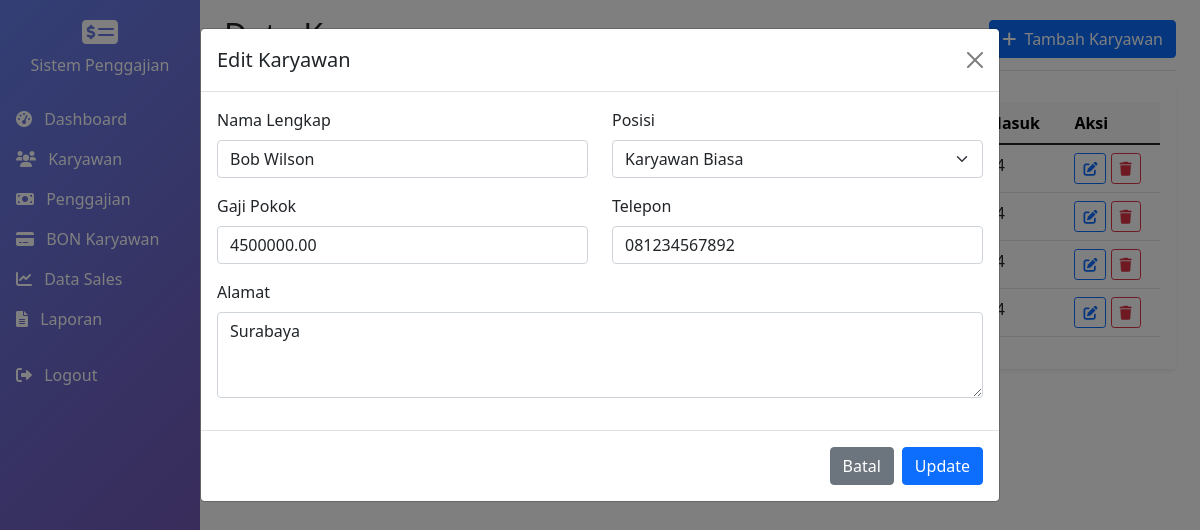
/employees.php?edit=3 (signed in), run on the app's committed database.
### tables this page shows
CREATE TABLE employees (
    id INT PRIMARY KEY AUTO_INCREMENT,
    employee_code VARCHAR(20) UNIQUE NOT NULL,
    name VARCHAR(100) NOT NULL,
    position ENUM('sales', 'regular') NOT NULL,
    basic_salary DECIMAL(12,2) NOT NULL,
    commission_rate DECIMAL(5,2) DEFAULT 0,  
    phone VARCHAR(20),
    address TEXT,
    hire_date DATE NOT NULL,
    status ENUM('active', 'inactive') DEFAULT 'active',
    created_at TIMESTAMP DEFAULT CURRENT_TIMESTAMP,
    updated_at TIMESTAMP DEFAULT CURRENT_TIMESTAMP ON UPDATE CURRENT_TIMESTAMP
);

### employees.php (the view, shortened to what this page needs)
<?php
$database = new Database();
$db = $database->getConnection();
$query = "SELECT * FROM employees WHERE status = 'active' ORDER BY created_at DESC";
$stmt = $db->prepare($query);
$stmt->execute();
$employees = $stmt->fetchAll(PDO::FETCH_ASSOC);
$edit_employee = null;
if (isset($_GET['edit'])) {
    $query = "SELECT * FROM employees WHERE id = ?";
    $stmt = $db->prepare($query);
    $stmt->execute([$_GET['edit']]);
    $edit_employee = $stmt->fetch(PDO::FETCH_ASSOC);
}
?>
<!DOCTYPE html>
<html lang="id">
<head>
    <link href="https://cdn.jsdelivr.net/npm/bootstrap@5.1.3/dist/css/bootstrap.min.css" rel="stylesheet">
    <link href="https://cdnjs.cloudflare.com/ajax/libs/font-awesome/6.0.0/css/all.min.css" rel="stylesheet">
</head>
<body>
    <div class="container-fluid">
        <div class="row">
            <nav class="col-md-3 col-lg-2 d-md-block sidebar text-white p-0">
                <div class="position-sticky pt-3">
                    <div class="text-center mb-4">
                        <i class="fas fa-money-check-alt fa-2x mb-2"></i>
                        <h6>Sistem Penggajian</h6>
                    </div>
                    <ul class="nav flex-column">
                        <li class="nav-item">
                            <a class="nav-link text-white" href="index.php">
                                <i class="fas fa-tachometer-alt me-2"></i> Dashboard
                            </a>
                        </li>
                        <li class="nav-item">
                            <a class="nav-link text-white active" href="employees.php">
                                <i class="fas fa-users me-2"></i> Karyawan
                            </a>
                        </li>
                        <li class="nav-item">
                            <a class="nav-link text-white" href="salaries.php">
                                <i class="fas fa-money-bill me-2"></i> Penggajian
                            </a>
                        </li>
                        <li class="nav-item">
                            <a class="nav-link text-white" href="bons.php">
                                <i class="fas fa-credit-card me-2"></i> BON Karyawan
                            </a>
                        </li>
                        <li class="nav-item">
                            <a class="nav-link text-white" href="sales.php">
                                <i class="fas fa-chart-line me-2"></i> Data Sales
                            </a>
                        </li>
                        <li class="nav-item">
                            <a class="nav-link text-white" href="reports.php">
                                <i class="fas fa-file-alt me-2"></i> Laporan
                            </a>
                        </li>
                        <li class="nav-item mt-3">
                            <a class="nav-link text-white" href="logout.php">
                                <i class="fas fa-sign-out-alt me-2"></i> Logout
                            </a>
                        </li>
                    </ul>
                </div>
            </nav>
            <main class="col-md-9 ms-sm-auto col-lg-10 px-md-4">
                <div class="d-flex justify-content-between flex-wrap flex-md-nowrap align-items-center pt-3 pb-2 mb-3 border-bottom">
                    <h1 class="h2">Data Karyawan</h1>
                    <button class="btn btn-primary" data-bs-toggle="modal" data-bs-target="#addEmployeeModal">
                        <i class="fas fa-plus me-1"></i> Tambah Karyawan
                    </button>
                </div>
                <div class="card border-0 shadow-sm">
                    <div class="card-body">
                        <div class="table-responsive">
                            <table class="table table-hover">
                                <thead class="table-light">
                                    <tr>
                                        <th>Kode</th>
                                        <th>Nama</th>
                                        <th>Posisi</th>
                                        <th>Gaji Pokok</th>
                                        <th>Komisi</th>
                                        <th>Telepon</th>
                                        <th>Tanggal Masuk</th>
                                        <th>Aksi</th>
                                    </tr>
                                </thead>
                                <tbody>
                                    <?php foreach ($employees as $employee): ?>
                                        <tr>
                                            <td><?php echo htmlspecialchars($employee['employee_code']); ?></td>
                                            <td><?php echo htmlspecialchars($employee['name']); ?></td>
                                            <td>
                                                <span class="badge <?php echo $employee['position'] == 'sales' ? 'bg-success' : 'bg-primary'; ?>">
                                                </span>
                                            </td>
                                            <td><?php echo formatCurrency($employee['basic_salary']); ?></td>
                                            <td><?php echo $employee['commission_rate'] * 100; ?>%</td>
                                            <td><?php echo htmlspecialchars($employee['phone']); ?></td>
                                            <td><?php echo formatDate($employee['hire_date']); ?></td>
                                            <td>
                                                <a href="?edit=<?php echo $employee['id']; ?>" class="btn btn-sm btn-outline-primary">
                                                    <i class="fas fa-edit"></i>
                                                </a>
                                                <button class="btn btn-sm btn-outline-danger" onclick="deleteEmployee(<?php echo $employee['id']; ?>)">
                                                    <i class="fas fa-trash"></i>
                                                </button>
                                            </td>
                                        </tr>
                                    <?php endforeach; ?>
                                </tbody>
                            </table>
                        </div>
                    </div>
                </div>
            </main>
        </div>
    </div>
    <div class="modal fade" id="addEmployeeModal" tabindex="-1">
        <div class="modal-dialog modal-lg">
            <div class="modal-content">
                <form method="POST">
                    <div class="modal-header">
                        <h5 class="modal-title">
                            <?php echo $edit_employee ? 'Edit Karyawan' : 'Tambah Karyawan'; ?>
                        </h5>
                        <button type="button" class="btn-close" data-bs-dismiss="modal"></button>
                    </div>
                    <div class="modal-body">
                        <div class="row">
                            <div class="col-md-6 mb-3">
                                <label class="form-label">Nama Lengkap</label>
                                <input type="text" class="form-control" name="name"
                                       value="<?php echo $edit_employee['name'] ?? ''; ?>" required>
                            </div>
                            <div class="col-md-6 mb-3">
                                <label class="form-label">Posisi</label>
                                <select class="form-select" name="position" onchange="toggleCommission()" required>
                                    <option value="regular" <?php echo ($edit_employee['position'] ?? '') == 'regular' ? 'selected' : ''; ?>>
                                        Karyawan Biasa
                                    </option>
                                </select>
                            </div>
                            <div class="col-md-6 mb-3">
                                <label class="form-label">Gaji Pokok</label>
                                <input type="number" class="form-control" name="basic_salary"
                                       value="<?php echo $edit_employee['basic_salary'] ?? ''; ?>" required>
                            </div>
                            <div class="col-md-6 mb-3">
                                <label class="form-label">Telepon</label>
                                <input type="text" class="form-control" name="phone"
                                       value="<?php echo $edit_employee['phone'] ?? ''; ?>">
                            </div>
                            <div class="col-12 mb-3">
                                <label class="form-label">Alamat</label>
                                <textarea class="form-control" name="address" rows="3"><?php echo $edit_employee['address'] ?? ''; ?></textarea>
                            </div>
                        </div>
                    </div>
                    <div class="modal-footer">
                        <button type="button" class="btn btn-secondary" data-bs-dismiss="modal">Batal</button>
                        <button type="submit" class="btn btn-primary">
                            <?php echo $edit_employee ? 'Update' : 'Simpan'; ?>
                        </button>
                    </div>
                </form>
            </div>
        </div>
    </div>
</body>
</html>

### employees.php (style rules this page uses)
.sidebar { min-height: 100vh; background: linear-gradient(135deg, #667eea 0%, #764ba2 100%); }

### data on the page
employees: name "Bob Wilson", position "Karyawan Biasa", basic_salary "4500000.00", phone "081234567892", address "Surabaya"
